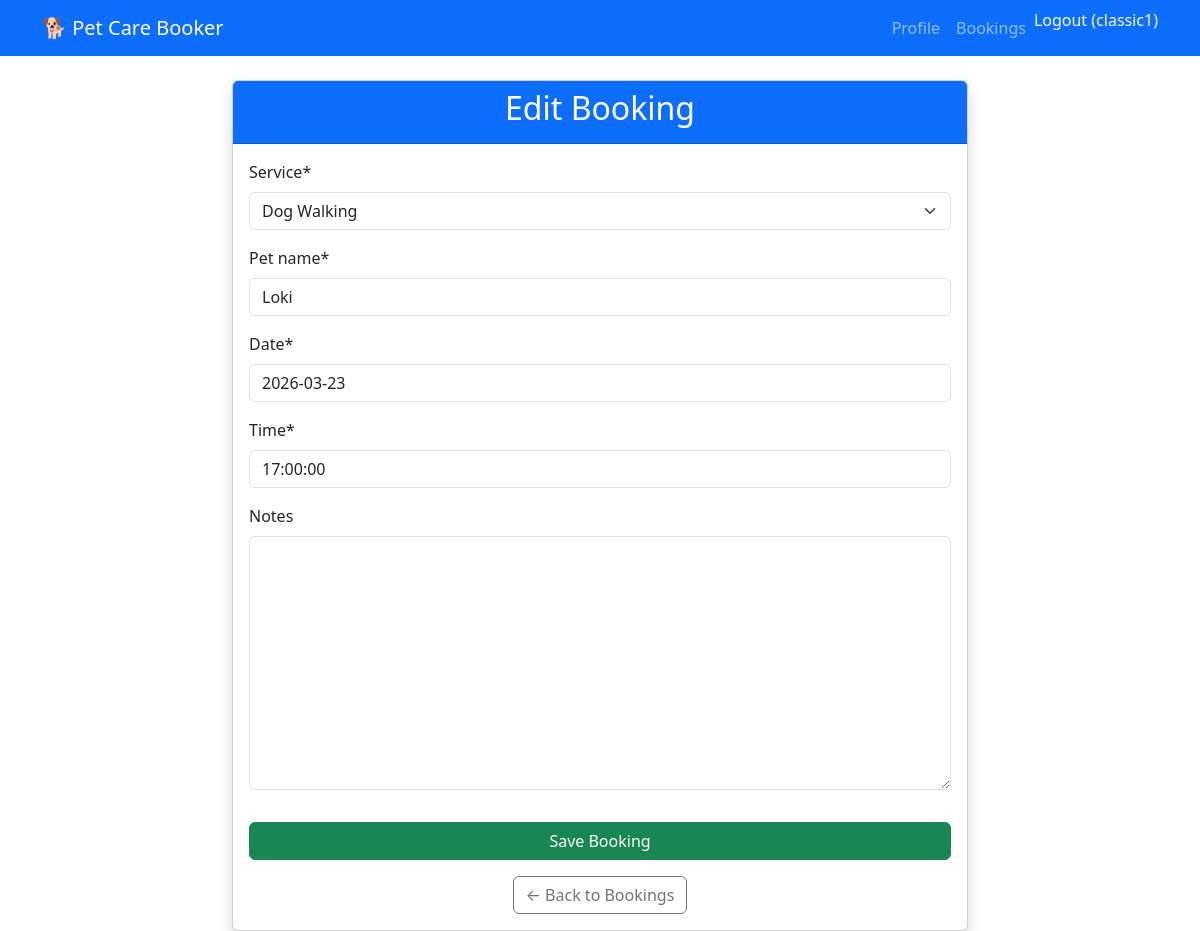
/booking/6/update/ (signed in), run on the app's committed database.
### accounts/models.py (models this page shows, shortened)
class Booking(models.Model):
    SERVICE_CHOICES = [
        ('dog_walking', 'Dog Walking'),
        ('grooming', 'Grooming'),
        ('boarding', 'Boarding'),
    ]
    user = models.ForeignKey(User, on_delete=models.CASCADE)
    service = models.CharField(max_length=20, choices=SERVICE_CHOICES)
    pet_name = models.CharField(max_length=100)
    date = models.DateField()
    time = models.TimeField()
    notes = models.TextField(blank=True)
    created = models.DateTimeField(auto_now_add=True)
    paid = models.BooleanField(default=False)  # <-- TRACKS PAID STATUS
    stripe_payment_intent = models.CharField(max_length=200, blank=True, null=True)  # Stripe payment ID
    amount_paid = models.DecimalField(max_digits=10, decimal_places=2, null=True, blank=True)  # £25.00

### accounts/views.py (the view, shortened to what this page needs)
# urls.py: path('booking/<int:pk>/update/', views.BookingUpdateView.as_view(), name='booking-update'),
class BookingUpdateView(LoginRequiredMixin, UpdateView):
    model = Booking
    fields = ["service", "pet_name", "date", "time", "notes"]
    template_name = "accounts/booking_form.html"
    login_url = "login"
    redirect_field_name = "next"
    def get_queryset(self):
        return Booking.objects.filter(user=self.request.user)

### accounts/templates/accounts/booking_form.html (shortened to what this page needs)
{% extends 'accounts/base.html' %}
{% load crispy_forms_tags %}
{% block content %}
<div class="row justify-content-center">
  <div class="col-lg-8">
    <div class="card shadow">
      <div class="card-header bg-primary text-white text-center">
        <h2>{% if object %}Edit{% else %}New{% endif %} Booking</h2>
      </div>
      <div class="card-body">
        <form method="post">
          {{ form|crispy }}
          <button type="submit" class="btn btn-success w-100 mt-3">Save Booking</button>
        </form>
        <div class="mt-3 text-center">
          <a href="{% url 'bookings' %}" class="btn btn-outline-secondary">
            ← Back to Bookings
          </a>
        </div>
      </div>
    </div>
  </div>
</div>
{% endblock %}

### accounts/templates/accounts/base.html (shortened to what this page needs)
<!DOCTYPE html>
<html lang="en">
<head>
    <link href="https://cdn.jsdelivr.net/npm/bootstrap@5.3.3/dist/css/bootstrap.min.css" rel="stylesheet">
    {% load crispy_forms_tags %}
</head>
<body>
    <nav class="navbar navbar-expand-lg navbar-dark bg-primary">
        <div class="container">
            <a class="navbar-brand" href="{% url 'home' %}">🐕 Pet Care Booker</a>
            <div class="navbar-nav ms-auto">
                {% if user.is_authenticated %}
                    <a class="nav-link" href="{% url 'profile' %}">Profile</a>
                    <a class="nav-link" href="{% url 'bookings' %}">Bookings</a>
                    <form method="post" action="{% url 'logout' %}" class="d-inline">
                        <button type="submit" class="nav-link btn btn-link p-0 border-0 bg-transparent text-light logout-btn">
                            Logout ({{ user.username }})
                        </button>
                    </form>
                {% else %}
                    <a class="nav-link" href="{% url 'login' %}">Login</a>
                    <a class="nav-link" href="{% url 'signup' %}">Sign Up</a>
                {% endif %}
            </div>
        </div>
    </nav>
    <main class="container mt-4">
        {% block content %}
        {% endblock %}
    </main>
</body>
</html>

### data on the page
Booking: service "Dog Walking", pet_name "Loki", date "2026-03-23", time "17:00:00"

### other printed values
{{ user.username }} "classic1"
